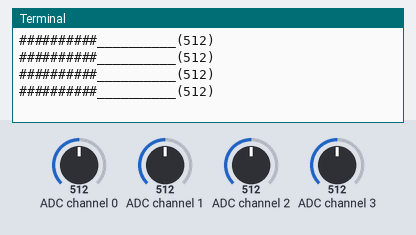
The program below on a simulated Raspberry Pi (BCM pin numbers). Parts: the last lines printed to the terminal. Inputs (shaded band) come from the test bench; at power-on: ADC channel 0 = 512, ADC channel 1 = 512, ADC channel 2 = 512, ADC channel 3 = 512 (analog values on the 0–1023 scale).

Above: at 1.2 s.
1.3 s: ADC channel 0 set to 716
At 1.35 s:
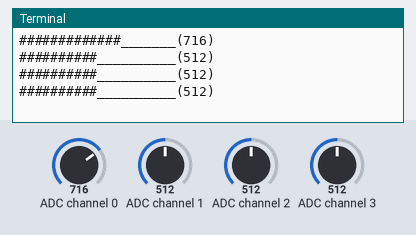
2.8 s: ADC channel 1 set to 716
At 2.85 s:
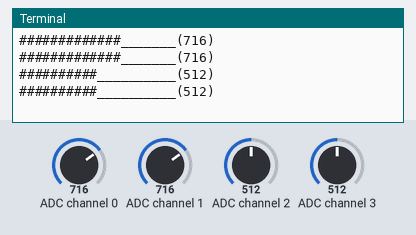
4.3 s: ADC channel 2 set to 716
At 4.34 s:
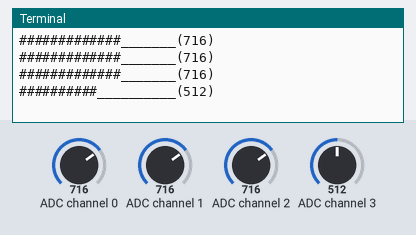
5.8 s: ADC channel 3 set to 716
At 5.83 s:
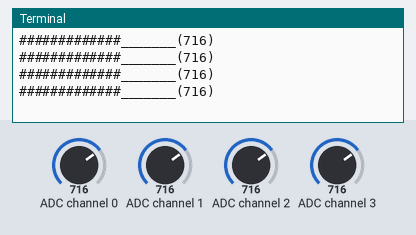
7.3 s: ADC channel 0 set to 992
At 7.33 s:
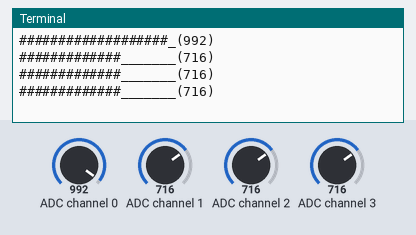
8.8 s: ADC channel 1 set to 992
At 8.82 s:
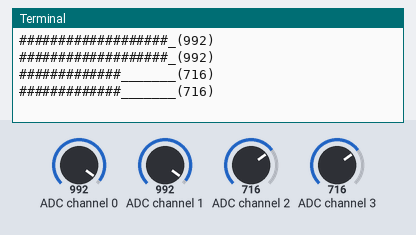

The program:

analogInputDemo.py
```python
#!/usr/bin/env python
# -*- coding: utf-8 -*-
'''
needs spidev installed
http://www.raspberrypi-spy.co.uk/2014/08/enabling-the-spi-interface-on-the-raspberry-pi/
'''
import sys


import RPi.GPIO as GPIO
import time
import spidev


spi = spidev.SpiDev()
spi.open(0,0)

def readadc(adcnum):
	# read SPI data from MCP3004 chip, 4 possible adc’s (0 thru 3)
	if ((adcnum > 3) or (adcnum < 0)):
		return-1
	r = spi.xfer2([1,8+adcnum <<4,0])
	#print(r)
	adcout = ((r[1] &3) <<8)+r[2]
	return adcout


def buildBar(num):
	b = int((float(num)*20.0)/1024)
	s = b*"#" + (20-b)*"_"
	return s


while True:
	v0=readadc(0)
	v1=readadc(1)
	v2=readadc(2)
	v3=readadc(3)

	print("%s(%i) \t %s(%i) \t %s(%i) \t %s(%i)" % (buildBar(v0), v0, buildBar(v1), v1, buildBar(v2), v2, buildBar(v3), v3))


	#volts=(value*3.3)/1024
	#print("%4d/1023 => %5.3f V" % (value, volts))

	time.sleep(0.05)


print('done.')
```

Measured:
- after the input at 1.3 s, the terminal: prints a new line at once (image 1)
- after the input at 2.8 s, the terminal: prints a new line at once (image 2)
- after the input at 4.3 s, the terminal: prints a new line at once (image 3)
- after the input at 5.8 s, the terminal: prints a new line at once (image 4)
- after the input at 7.3 s, the terminal: prints a new line at once (image 5)
- after the input at 8.8 s, the terminal: prints a new line at once (image 6)
